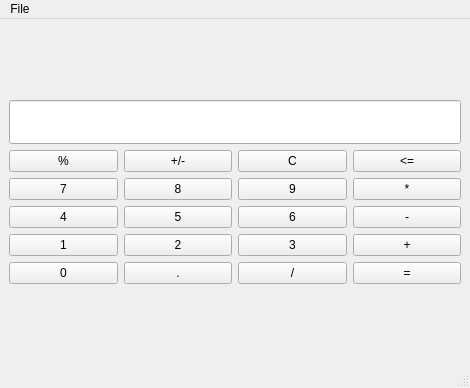
<?xml version="1.0" encoding="UTF-8"?>
<ui version="4.0">
 <class>MainWindow</class>
 <widget class="QMainWindow" name="MainWindow">
  <property name="geometry">
   <rect>
    <x>0</x>
    <y>0</y>
    <width>470</width>
    <height>388</height>
   </rect>
  </property>
  <property name="windowTitle">
   <string>MainWindow</string>
  </property>
  <widget class="QWidget" name="centralwidget">
   <layout class="QGridLayout" name="gridLayout">
    <item row="0" column="0">
     <layout class="QVBoxLayout" name="verticalLayout">
      <item>
       <widget class="QLineEdit" name="displayValueLineEdit">
        <property name="font">
         <font>
          <pointsize>24</pointsize>
          <weight>50</weight>
          <bold>false</bold>
         </font>
        </property>
        <property name="alignment">
         <set>Qt::AlignRight|Qt::AlignTrailing|Qt::AlignVCenter</set>
        </property>
       </widget>
      </item>
      <item>
       <layout class="QVBoxLayout" name="verticalLayout_2">
        <item>
         <layout class="QHBoxLayout" name="horizontalLayout_6">
          <item>
           <widget class="QPushButton" name="getPercentButton">
            <property name="text">
             <string>%</string>
            </property>
           </widget>
          </item>
          <item>
           <widget class="QPushButton" name="negPosSwitcherButton">
            <property name="text">
             <string>+/-</string>
            </property>
           </widget>
          </item>
          <item>
           <widget class="QPushButton" name="clearButton">
            <property name="text">
             <string>C</string>
            </property>
           </widget>
          </item>
          <item>
           <widget class="QPushButton" name="removeLastNumButton">
            <property name="text">
             <string>&lt;=</string>
            </property>
           </widget>
          </item>
         </layout>
        </item>
        <item>
         <layout class="QHBoxLayout" name="horizontalLayout_5">
          <item>
           <widget class="QPushButton" name="num7Button">
            <property name="text">
             <string>7</string>
            </property>
           </widget>
          </item>
          <item>
           <widget class="QPushButton" name="num8Button">
            <property name="text">
             <string>8</string>
            </property>
           </widget>
          </item>
          <item>
           <widget class="QPushButton" name="num9Button">
            <property name="text">
             <string>9</string>
            </property>
           </widget>
          </item>
          <item>
           <widget class="QPushButton" name="opeMultiplyButton">
            <property name="text">
             <string>*</string>
            </property>
           </widget>
          </item>
         </layout>
        </item>
        <item>
         <layout class="QHBoxLayout" name="horizontalLayout_4">
          <item>
           <widget class="QPushButton" name="num4Button">
            <property name="text">
             <string>4</string>
            </property>
           </widget>
          </item>
          <item>
           <widget class="QPushButton" name="num5Button">
            <property name="text">
             <string>5</string>
            </property>
           </widget>
          </item>
          <item>
           <widget class="QPushButton" name="num6Button">
            <property name="text">
             <string>6</string>
            </property>
           </widget>
          </item>
          <item>
           <widget class="QPushButton" name="opeMinusButton">
            <property name="text">
             <string>-</string>
            </property>
           </widget>
          </item>
         </layout>
        </item>
        <item>
         <layout class="QHBoxLayout" name="horizontalLayout_3">
          <item>
           <widget class="QPushButton" name="num1Button">
            <property name="text">
             <string>1</string>
            </property>
           </widget>
          </item>
          <item>
           <widget class="QPushButton" name="num2Button">
            <property name="text">
             <string>2</string>
            </property>
           </widget>
          </item>
          <item>
           <widget class="QPushButton" name="num3Button">
            <property name="text">
             <string>3</string>
            </property>
           </widget>
          </item>
          <item>
           <widget class="QPushButton" name="opePlusButton">
            <property name="text">
             <string>+</string>
            </property>
           </widget>
          </item>
         </layout>
        </item>
        <item>
         <layout class="QHBoxLayout" name="horizontalLayout">
          <item>
           <widget class="QPushButton" name="num0Button">
            <property name="text">
             <string>0</string>
            </property>
           </widget>
          </item>
          <item>
           <widget class="QPushButton" name="makeFloatButton">
            <property name="text">
             <string>.</string>
            </property>
           </widget>
          </item>
          <item>
           <widget class="QPushButton" name="opeDevideButton">
            <property name="text">
             <string>/</string>
            </property>
           </widget>
          </item>
          <item>
           <widget class="QPushButton" name="calculateButton">
            <property name="text">
             <string>=</string>
            </property>
           </widget>
          </item>
         </layout>
        </item>
       </layout>
      </item>
     </layout>
    </item>
   </layout>
  </widget>
  <widget class="QMenuBar" name="menubar">
   <property name="geometry">
    <rect>
     <x>0</x>
     <y>0</y>
     <width>470</width>
     <height>21</height>
    </rect>
   </property>
   <widget class="QMenu" name="menuFile">
    <property name="title">
     <string>File</string>
    </property>
    <addaction name="actionExit"/>
   </widget>
   <addaction name="menuFile"/>
  </widget>
  <widget class="QStatusBar" name="statusbar"/>
  <action name="actionExit">
   <property name="text">
    <string>Exit</string>
   </property>
  </action>
 </widget>
 <resources/>
 <connections/>
</ui>
